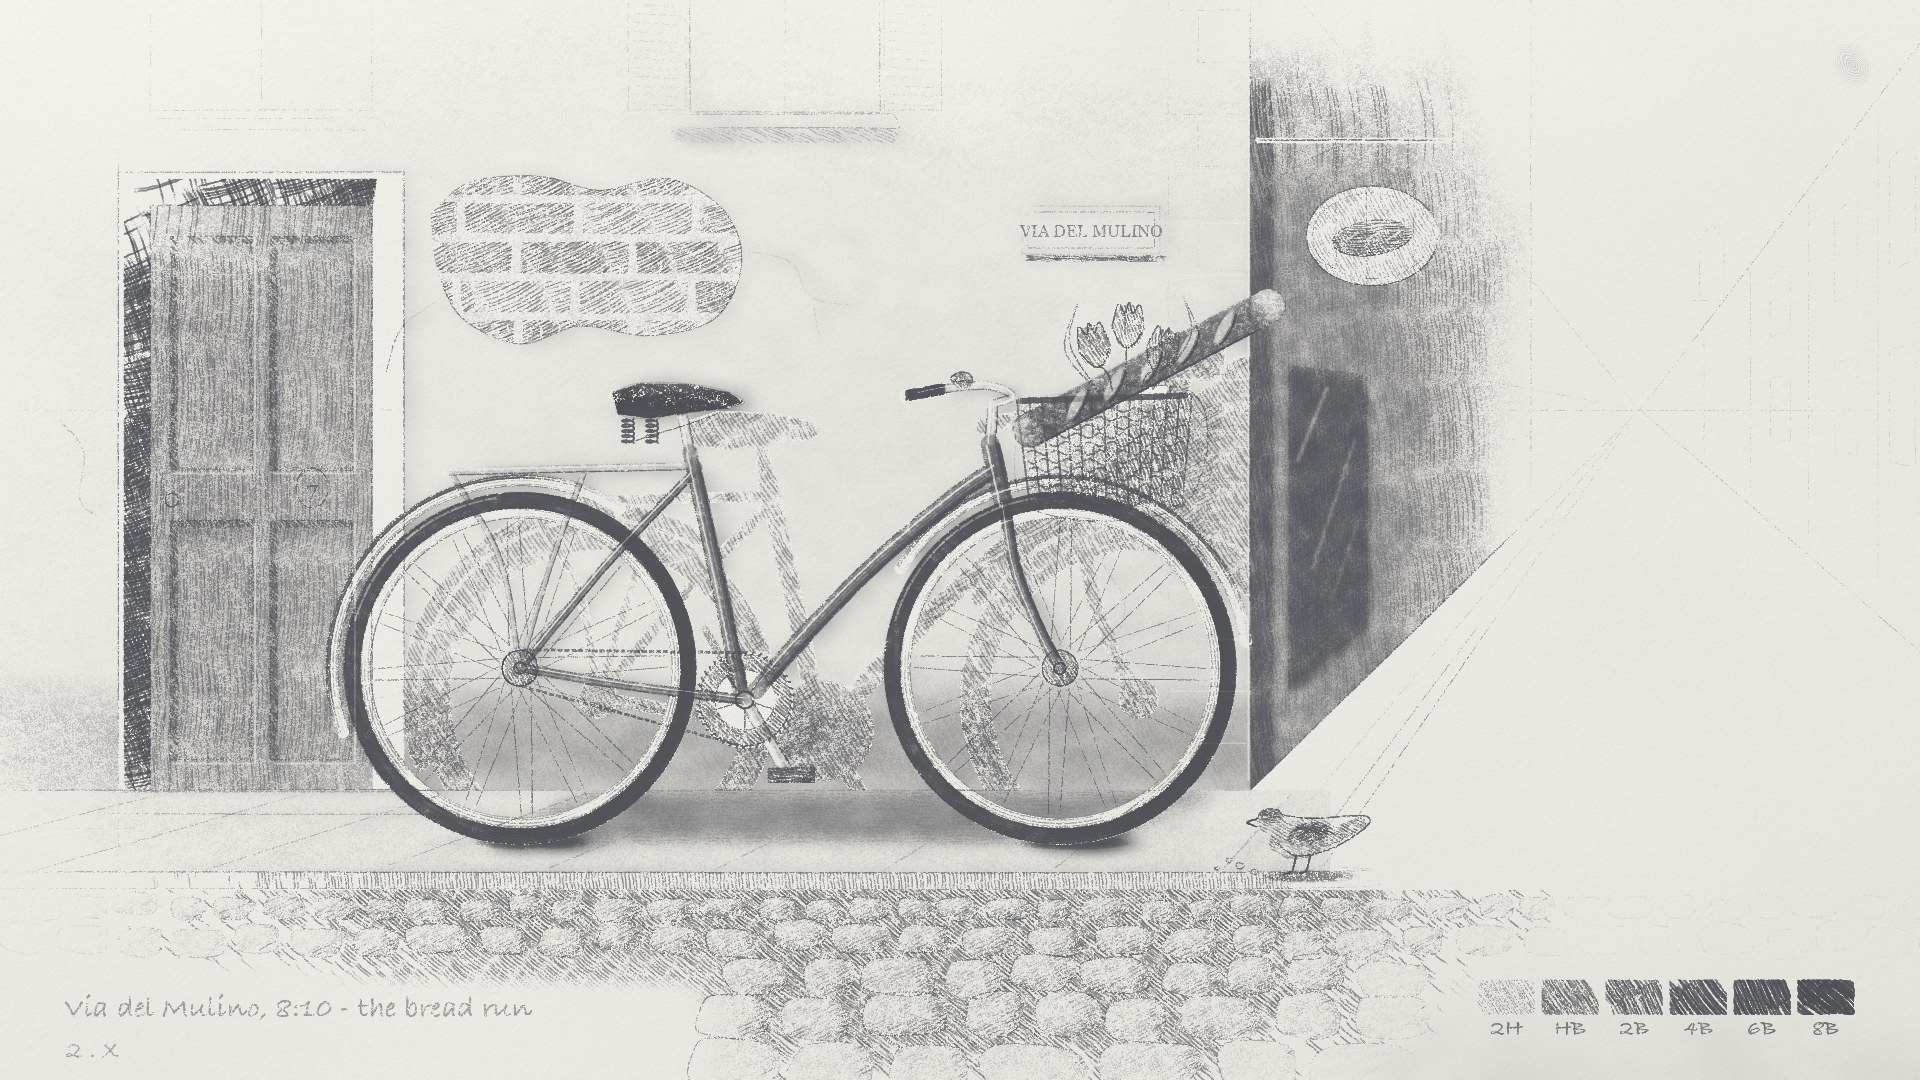

Source code (Python):
"""Example (graphite pencil drawing): The Bread Run / 老街角的自行车 — a step-through town bicycle leaning against
a plastered wall at an old street corner, a baguette and a paper cone of tulips in its front basket; a bakery's
hanging sign (a loaf, no words) over the side street, a street plate, a bare patch of brick, a deep doorway,
cobbles. Drawn the way a pencil drawing is made: light construction lines (horizon, lines to the vanishing point,
wheel ellipses with their axes), contours, side-of-the-lead tone, hatching built up in layers, the darks pressed
in, a stump to blend, erasers to pull out the light (rims, tube highlights, the lit corner), details last. Only
the middle is finished: toward the edges of the sheet the tone thins out and the drawing is left as bare lines.
Margin notes, the pencil swatches the artist tried, a thumbprint. No image model.
python3 graphite_bicycle.py [out.png] [--stages DIR]
"""
import os, sys, time
sys.path.insert(0, os.path.join(os.path.dirname(os.path.abspath(__file__)), '..', 'lib'))
import numpy as np
from PIL import Image, ImageDraw
from graphite import Graphite
from core import spline, blur, shift, smoothstep, noise2d

out = sys.argv[1] if len(sys.argv) > 1 and not sys.argv[1].startswith('--') else 'graphite_bicycle.png'
stages = sys.argv[sys.argv.index('--stages') + 1] if '--stages' in sys.argv else None
T0 = time.time()
tick = lambda name: print(f'{name:12s} {time.time() - T0:5.1f}s') if os.environ.get('GRAPHITE_TIMING') else None

W, H = 1920, 1080
g = Graphite(W, H, seed=11)
rng = g.rng
g.paper()
g.focus(820, 580, 700, 440, soft=0.45, rough=0.22)

HZ, VP = 410.0, np.array([1640.0, 410.0])       # eye level and the vanishing point of the side street
GY, CURB, CX = 790.0, 872.0, 1250.0              # wall base, curb edge, building corner
LIGHT = np.array([-0.6, -0.8])                   # towards the sun: upper left


def toward_vp(p, s):
    p = np.asarray(p, np.float32)
    return p + (VP - p) * s


def offset(P, d):
    P = spline(P, 10) if len(P) > 2 else np.asarray(P, np.float32)
    t = np.gradient(P, axis=0); t /= (np.linalg.norm(t, axis=1, keepdims=True) + 1e-6)
    n = np.stack([-t[:, 1], t[:, 0]], 1)
    return P + n * d


def shadow_sign(P):
    """+1 if the left-hand normal of the path points away from the light"""
    P = np.asarray(P, np.float32)
    t = P[-1] - P[0]; n = np.array([-t[1], t[0]])
    return 1.0 if n @ LIGHT < 0 else -1.0


def angle_field(c):
    yy, xx = np.arange(H, dtype=np.float32)[:, None], np.arange(W, dtype=np.float32)[None, :]
    return np.arctan2(yy - np.float32(c[1]), xx - np.float32(c[0]))


L = lambda pts, grade='HB', p=0.62, **k: g.line(pts, grade, p, **k)

# ===================================================================== geometry
RH, FH = np.array([520.0, 668.0]), np.array([1060.0, 668.0])     # hubs
RT, RR, RI = 176.0, 160.0, 150.0                                   # tyre outer, rim outer, rim inner
BB = np.array([745.0, 700.0])
SC = np.array([690.0, 452.0])
HT, HB = np.array([990.0, 444.0]), np.array([1004.0, 506.0])
FRAME_TUBES = {   # painted frame: name -> (points, width)
    'main': ([(996, 468), (950, 500), (870, 568), (800, 640), (756, 690)], 17),
    'seat': ([(BB[0] - 4, BB[1] - 8), (718, 580), SC], 15),
    'chainstay': ([BB, (630, 686), RH], 9),
    'seatstay': ([(SC[0] + 2, SC[1] + 22), (610, 560), RH], 8),
    'head': ([HT, HB], 19),
    'fork': ([(HB[0], HB[1] - 4), (1016, 570), (1040, 630), FH], 11),
}
CHROME_TUBES = {  # bright parts: seat post, stem, bars, rack, crank
    'post': ([SC, (682, 414)], 10),
    'stem': ([HT, (993, 404)], 10),
    'bar': ([(993, 404), (1012, 396), (990, 386), (950, 388), (918, 394)], 8),
    'rack': ([(445, 472), (560, 469), (700, 466)], 7),
    'rackstrut1': ([(452, 474), (500, 560), RH], 5),
    'rackstrut2': ([(585, 470), (552, 560), RH], 5),
    'crank': ([BB, (788, 774)], 12),
}
TUBES = {**FRAME_TUBES, **CHROME_TUBES}
SADDLE = [(612, 392), (640, 383), (690, 384), (728, 392), (744, 402), (728, 408), (690, 412), (650, 418), (618, 414)]
BASKET = [(1016, 398), (1192, 392), (1182, 506), (1030, 508)]
BAGUETTE = [(1030, 430), (1268, 306)]
CONE = [(1084, 394), (1170, 384), (1128, 478)]
GRIP = ([(944, 389), (906, 396)], 13)
FLOWERS = [(1094, 346, -14), (1128, 326, 3), (1162, 350, 18)]
FENDERS = [(RH, 160, 302), (FH, 212, 352)]
fend = lambda P0, a0, a1: g.circle_pts(P0[0], P0[1], 188, None, a0, a1)

# opaque silhouette of the bicycle (what hides the wall behind it; spokes are see-through)
opq = np.zeros((H, W), np.float32)
for P0 in (RH, FH):
    np.maximum(opq, g.ring(P0[0], P0[1], RI, RT + 0.5), out=opq)
    np.maximum(opq, g.ellipse(P0[0], P0[1], 18, 18), out=opq)
for name, (P, w) in TUBES.items():
    np.maximum(opq, g.band(P, w), out=opq)
for P0, a0, a1 in FENDERS:
    np.maximum(opq, g.band(fend(P0, a0, a1), 12, smooth=False), out=opq)
for m in (g.poly(SADDLE), g.band(*GRIP), g.poly(BASKET), g.band(BAGUETTE, 34), g.poly(CONE),
          g.ellipse(BB[0], BB[1], 48, 48), g.rect(768, 768, 814, 782)):
    np.maximum(opq, m, out=opq)
for fx, fy, rot in FLOWERS:
    np.maximum(opq, g.ellipse(fx, fy, 17, 23, rot), out=opq)
open_ = 1 - opq

# the hanging sign in front of the side wall
SIGN = (1372, 236, 66, 50)
sign_m = np.maximum(g.ellipse(*SIGN), g.band([(CX + 8, 140), (1446, 140)], 6))

# building masks
front_wall = g.rect(-5, -5, CX, GY, 0.6)
top_c, base_c = np.array([CX, -1400.0]), np.array([CX, GY])     # the building is three storeys tall
SIDE_END = 0.72
side_far = smoothstep(1545, 1360, np.arange(W, dtype=np.float32)[None, :] + 90 * (noise2d(H, W, 70, 2, 5) - 0.5))   # tone stops short, raggedly
side_wall = g.poly([top_c, toward_vp(top_c, SIDE_END), toward_vp(base_c, SIDE_END), base_c]) * (1 - sign_m)
DOOR = (150, 205, 372, GY)                                           # door leaf
FRAME = (118, 172, 404, GY)                                          # stone surround
plaster = front_wall * (1 - g.rect(*FRAME))
tick('geometry')

# ===================================================================== 1. construction
g.guide((0, HZ), (W, HZ), '2H', 0.42, (0, 0))
for p in [(CX, -60), (CX, GY), (CX, CURB), (1318, CURB + 2), (FRAME[2], FRAME[1]), (-200, GY + 40), (1930, 30), (1930, 660)]:
    g.guide(p, VP, '2H', 0.4, (0, 20))
g.guide((CX, 0), (CX, 1000), '2H', 0.4, (0, 0))
for P0 in (RH, FH):
    g.guide_ellipse(P0[0], P0[1], RT, RT, 0, loops=2, pressure=0.42)
g.guide(RH, BB, '2H', 0.4, (8, 20)); g.guide(BB, SC, '2H', 0.4, (8, 30)); g.guide(SC, HT, '2H', 0.36, (10, 30))
g.guide(HT, FH, '2H', 0.4, (10, 20)); g.guide((440, RH[1] + RT), (1140, FH[1] + RT), '2H', 0.38)
g.guide((FRAME[0], FRAME[1]), (FRAME[0], 860), '2H', 0.36)
g.stage('construction')
tick('construction')

# ===================================================================== 2. contours
# corner, wall base, sidewalk, curb
L([(CX, -10), (CX, GY)], 'HB', 0.7, smooth=False, lost=0.15)
L([(-10, GY), (CX, GY)], 'HB', 0.6, smooth=False, lost=0.25)
L([base_c, toward_vp(base_c, SIDE_END)], 'HB', 0.55, smooth=False)
L([toward_vp(top_c, SIDE_END), toward_vp(base_c, SIDE_END)], 'H', 0.45, smooth=False)
L([(-10, CURB), (1270, CURB), (1300, CURB - 8)], 'HB', 0.6)
L([(-10, CURB + 16), (1275, CURB + 16), (1318, CURB + 2)], 'H', 0.5)
L([(1300, CURB - 8), toward_vp((1300, CURB - 8), 0.55)], 'H', 0.45, smooth=False)
L([(1318, CURB + 2), toward_vp((1318, CURB + 2), 0.55)], 'H', 0.45, smooth=False)
# door, frame, step
L([(FRAME[0], GY), (FRAME[0], FRAME[1]), (FRAME[2], FRAME[1]), (FRAME[2], GY)], 'HB', 0.6, smooth=False, searching=1)
L([(DOOR[0], GY), (DOOR[0], DOOR[1]), (DOOR[2], DOOR[1]), (DOOR[2], GY)], 'HB', 0.55, smooth=False)
L([(FRAME[0] - 14, GY + 2), (FRAME[2] + 14, GY + 2), (FRAME[2] + 20, GY + 24), (FRAME[0] - 20, GY + 24)], 'HB', 0.55, smooth=False, closed=True)
PANELS = [(x0, y0, x1, y1) for (y0, y1) in [(236, 470), (520, 760)] for (x0, x1) in [(170, 252), (270, 352)]]
for (x0, y0, x1, y1) in PANELS:                                             # door panels
    L([(x0, y0), (x1, y0), (x1, y1), (x0, y1)], 'HB', 0.55, smooth=False, closed=True)
# window above the door (left unfinished: lines only)
L([(150, -10), (150, 110), (372, 110), (372, -10)], 'H', 0.5, smooth=False)
L([(140, 118), (382, 118), (386, 130), (136, 130)], 'H', 0.45, smooth=False, closed=True)
L([(261, -10), (261, 110)], 'H', 0.4, smooth=False)
# a first-floor window with open louvred shutters above the bike (bare lines toward the top of the sheet)
L([(690, -10), (690, 112), (880, 112), (880, -10)], 'HB', 0.55, smooth=False)
L([(676, 114), (894, 114), (900, 128), (670, 128)], 'HB', 0.6, smooth=False, closed=True)
L([(785, -10), (785, 112)], 'H', 0.45, smooth=False)
for (x0, x1) in [(628, 686), (884, 942)]:
    L([(x0, -10), (x0, 110), (x1, 110), (x1, -10)], 'H', 0.5, smooth=False)
    g.strokes([[(x0 + 4, y), (x1 - 4, y + 3)] for y in np.arange(4, 106, 9)], 'H', 0.45, width=1.2, taper=(0.1, 0.1), fade=0.3)
# quoins on the corner
QUOINS = []
for k, y in enumerate(np.arange(-40, GY - 20, 52)):
    x0 = 1168 if k % 2 == 0 else 1198
    QUOINS.append((x0, y))
    L([(x0, y + 2), (x0, y + 50), (CX, y + 50)], 'H', 0.5, smooth=False, lost=0.3)
# side facade: shop window, door, windows above
sw = [toward_vp((CX, 360), 0.10), toward_vp((CX, 360), 0.30), toward_vp((CX, 720), 0.30), toward_vp((CX, 720), 0.10)]
L(sw + [sw[0]], 'HB', 0.55, smooth=False)
sd = [toward_vp((CX, 420), 0.38), toward_vp((CX, 420), 0.47), toward_vp((CX, GY), 0.47), toward_vp((CX, GY), 0.38)]
L(sd, 'H', 0.5, smooth=False)
for s0, s1 in [(0.08, 0.22), (0.30, 0.42), (0.50, 0.60)]:
    win = [toward_vp((CX, 40), s0), toward_vp((CX, 40), s1), toward_vp((CX, 230), s1), toward_vp((CX, 230), s0)]
    L(win + [win[0]], 'H', 0.5, smooth=False)
# the far buildings beyond the side street (bare lines)
L([(1930, 30), toward_vp((1930, 30), 0.86)], 'H', 0.45, smooth=False)
L([(1930, 660), toward_vp((1930, 660), 0.86)], 'H', 0.45, smooth=False)
for s in (0.18, 0.42, 0.62, 0.78):
    L([toward_vp((1930, 30), s), toward_vp((1930, 660), s)], 'H', 0.45, smooth=False, lost=0.2)
for s0, s1 in [(0.05, 0.14), (0.25, 0.33), (0.48, 0.55)]:
    for (ya, yb) in [(120, 250), (340, 470)]:
        win = [toward_vp((1930, ya), s0), toward_vp((1930, ya), s1), toward_vp((1930, yb), s1), toward_vp((1930, yb), s0)]
        L(win + [win[0]], 'H', 0.4, smooth=False, lost=0.25)
L([(1700, 300), (1700, 240), (1712, 224), (1724, 240), (1724, 300)], 'H', 0.45, smooth=False)    # far bell turret
L([(1690, 300), (1734, 300)], 'H', 0.4, smooth=False)
# the hanging bakery sign: iron bracket from the side wall, oval board, a loaf on it
L([(CX + 8, 140), (1446, 140)], '2B', 0.8, smooth=False)
L([(CX + 8, 196), (1290, 170), (1330, 150), (1360, 142)], 'HB', 0.65)
L(g.circle_pts(1300, 166, 15, 15, 180, 520), 'HB', 0.6)
for x in (1336, 1408):
    L([(x, 141), (x, 187)], 'HB', 0.65, smooth=False)
L(g.circle_pts(*SIGN[:2], SIGN[2], SIGN[3]), '2B', 0.75, closed=True)
L(g.circle_pts(*SIGN[:2], SIGN[2] - 7, SIGN[3] - 7), 'H', 0.55, closed=True)
L(g.circle_pts(1372, 238, 40, 17, 0, 360, rot=-8), 'HB', 0.7, closed=True)
# street plate
PLATE = (1022, 206, 1160, 254)
L([(PLATE[0], PLATE[1]), (PLATE[2], PLATE[1]), (PLATE[2], PLATE[3]), (PLATE[0], PLATE[3])], 'HB', 0.6, smooth=False, closed=True)
# bare brick patch: broken plaster edge
patch_pts = np.array([(430, 214), (470, 182), (540, 176), (600, 190), (668, 178), (724, 210), (742, 262),
                      (716, 318), (650, 336), (580, 326), (520, 344), (462, 318), (438, 270)], np.float32)
patch = g.poly(spline(np.vstack([patch_pts, patch_pts[:1]]), 8), 0.8)
L(np.vstack([patch_pts, patch_pts[:1]]), 'HB', 0.6, lost=0.1)
# the bicycle: tyres, rims, fenders, frame, saddle, basket and its load
for P0 in (RH, FH):
    L(g.circle_pts(P0[0], P0[1], RT, RT, 0, 360), '2B', 0.75, closed=True, searching=1)
    L(g.circle_pts(P0[0], P0[1], RR, RR, 0, 360), 'HB', 0.6, closed=True)
    L(g.circle_pts(P0[0], P0[1], RI, RI, 0, 360), 'HB', 0.55, closed=True)
for P0, a0, a1 in FENDERS:
    L(g.circle_pts(P0[0], P0[1], 182, 182, a0, a1), 'HB', 0.6)
    L(g.circle_pts(P0[0], P0[1], 194, 194, a0, a1), 'HB', 0.6)
tube_edges = {}
for name, (P, w) in TUBES.items():
    s = shadow_sign(P)
    lit_e, dark_e = offset(P, -s * w / 2), offset(P, s * w / 2)
    tube_edges[name] = (lit_e, dark_e, s)
    L(lit_e, 'HB', 0.55, lost=0.3, smooth=False)
    L(dark_e, '2B', 0.7, smooth=False)
L(np.vstack([SADDLE, SADDLE[:1]]), '2B', 0.7)
L(np.vstack([BASKET, BASKET[:1]]), 'HB', 0.6)
L(offset(BAGUETTE, -17), 'HB', 0.6, lost=0.2); L(offset(BAGUETTE, 17), '2B', 0.65)
for e, c0 in ((BAGUETTE[0], 160), (BAGUETTE[1], -20)):
    L(g.circle_pts(e[0], e[1], 17, 17, c0 - 62, c0 + 118), 'HB', 0.6)
L(np.vstack([CONE, CONE[:1]]), 'HB', 0.6)
L(g.circle_pts(BB[0], BB[1], 46, 46, 0, 360), 'HB', 0.6, closed=True)
L(g.circle_pts(RH[0], RH[1], 20, 20, 0, 360), 'HB', 0.6, closed=True)
L([(768, 768), (814, 768), (814, 782), (768, 782)], '2B', 0.6, smooth=False, closed=True)
g.stage('contours')
tick('contours')

# ===================================================================== 3. block-in: side of the lead
sh_off = (78, 30)                                                   # cast shadow of the bike on the wall
spokes_lines = []
for P0, rot0 in ((RH, 3.0), (FH, 8.0)):
    for i in range(32):
        a = np.deg2rad(rot0 + i * 360 / 32)
        sgn = 1 if i % 2 else -1
        h0 = P0 + 21 * np.array([np.cos(a), np.sin(a)])
        b = a + sgn * np.deg2rad(26)
        spokes_lines.append(np.array([h0, P0 + RI * np.array([np.cos(b), np.sin(b)])], np.float32))
spk = g.lines_mask(spokes_lines, 1.5, 0.6)
cast = blur(shift(opq, *sh_off), 1.0)
cast_wall = cast * front_wall * open_
del spk, cast
cast_ground = blur(g.poly([(RH[0] - 40, RH[1] + RT - 2), (RH[0] + 260, RH[1] + RT - 6), (FH[0] + 40, FH[1] + RT - 2),
                           (FH[0] + 150, GY + 4), (RH[0] + 70, GY + 4)]), 5) * open_ * (1 - front_wall)
xramp = np.clip((np.arange(W, dtype=np.float32) - CX) / 260, 0, 1)[None, :]
side_tone = (0.46 + 0.1 * xramp) * np.ones((H, 1), np.float32)
g.shade(side_wall * open_ * side_far, side_tone, angle=80, grade='4B', width=10, pressure=0.34)
wall_light = g.linear((300, 100), (1200, 760))
g.shade(plaster * open_, 0.12 + 0.12 * wall_light, angle=12, grade='2B', width=11, pressure=0.22)
dampband = g.poly([(-10, 690), (200, 702), (420, 684), (700, 708), (980, 690), (CX, 702), (CX, GY), (-10, GY)], 14)
g.shade(dampband * plaster * open_, 0.42, angle=8, grade='4B', width=10, pressure=0.3)
door_m = g.rect(DOOR[0], DOOR[1], DOOR[2], GY) * open_
g.shade(door_m, 0.4, angle=88, grade='4B', width=9, pressure=0.3)
for P0 in (RH, FH):
    g.shade(g.ring(P0[0], P0[1], RR, RT), 0.85, angle=30, grade='6B', width=7, pressure=0.45, finish=False)
for name, (P, w) in FRAME_TUBES.items():
    g.shade(g.band(P, w), 0.6, angle=np.degrees(np.arctan2(P[-1][1] - P[0][1], P[-1][0] - P[0][0])), grade='4B', width=6, pressure=0.4, finish=False, passes=2)
g.shade(g.poly(SADDLE), 0.7, angle=10, grade='6B', width=7, pressure=0.4, finish=False)
g.shade(cast_ground, 0.55, angle=5, grade='4B', width=10, pressure=0.33)
sidewalk = g.rect(-5, GY, 1330, CURB, 0.6)
g.shade(sidewalk * open_, 0.16 + 0.12 * g.linear((0, GY), (0, CURB)), angle=4, grade='2B', width=12, pressure=0.22)
g.stage('block_in')
tick('block_in')

# ===================================================================== 4. hatching: middle values
g.hatch(side_wall * open_ * side_far, side_tone, angle=86, grade='2B', spacing=4.0, length=(50, 90), layers=(0, 0, 25))
g.hatch(cast_wall, 0.4, angle=58, grade='2B', spacing=4.0, length=(34, 70), layers=(0, 0, -62))
g.hatch(cast_ground, 0.6, angle=4, grade='2B', spacing=3.6, length=(40, 80), layers=(0, 0, 55))
# plaster: a breath of hatching where the wall turns away from the light, darker near the corner and the damp
g.hatch(plaster * open_ * (1 - patch), 0.2 * wall_light + 0.16 * dampband, angle=62,
        grade='HB', spacing=4.6, length=(40, 80), layers=(0, 0))
cracks = [[(744, 250), (790, 262), (812, 298), (860, 306)], [(812, 298), (820, 340)], [(438, 300), (400, 330), (384, 380)],
          [(1100, 560), (1124, 600), (1118, 640)], [(60, 420), (84, 452), (80, 500), (104, 520)]]
for c in cracks:
    L(c, 'HB', 0.5, lost=0.2)
# bricks in the patch: course by course, each brick its own value; mortar left light
bricks = np.zeros((H, W), np.float32); brick_tone = np.zeros((H, W), np.float32)
for row, y in enumerate(np.arange(160, 360, 39)):
    x = 400 - (59 if row % 2 else 0)
    while x < 760:
        bw = 118 + rng.normal(0, 3)
        m = g.poly([(x + 4 + rng.normal(0, 1), y + 4), (x + bw - 4, y + 4 + rng.normal(0, 1)), (x + bw - 5, y + 35), (x + 5, y + 35 + rng.normal(0, 1))], 0.8)
        np.maximum(bricks, m, out=bricks)
        np.maximum(brick_tone, m * rng.uniform(0.38, 0.66), out=brick_tone)
        x += bw
bricks *= patch; brick_tone *= patch
under_edge = blur(patch * (1 - shift(patch, 6, 8)), 3) * patch                 # the plaster lip casts a shadow inside
g.hatch(bricks * open_, brick_tone + 0.25 * under_edge, angle=-22, grade='2B', spacing=3.6, length=(30, 60), layers=(0, 0, 70))
g.hatch(patch * (1 - bricks) * open_, 0.22 + 0.4 * under_edge, angle=40, grade='HB', spacing=3.4, length=(20, 40), layers=(0,))
del bricks, brick_tone
# door: vertical planks, darker toward the recess
g.hatch(door_m, 0.42 + 0.18 * g.linear((DOOR[2], 0), (DOOR[0], 0)), angle=90, grade='2B', spacing=4.0, length=(70, 140), layers=(0, 0, 20))
jamb = g.poly([(DOOR[0] - 26, DOOR[1] - 26), (DOOR[0], DOOR[1]), (DOOR[0], GY), (DOOR[0] - 26, GY)]) * open_
soffit = g.poly([(DOOR[0] - 26, DOOR[1] - 26), (DOOR[2] + 4, DOOR[1] - 26), (DOOR[2], DOOR[1]), (DOOR[0], DOOR[1])])
recess = np.maximum(jamb, soffit)
g.hatch(recess, 0.8, angle=70, grade='4B', spacing=3.4, length=(40, 80))
g.hatch(g.poly([(670, 129), (900, 129), (894, 142), (676, 142)]), 0.7, 20, '2B', 3.2, (20, 40), (0, 0))     # under the sill
for (x0, y0, x1, y1) in PANELS:
    lip = np.maximum(g.rect(x0, y0, x1, y0 + 7), g.rect(x0, y0, x0 + 7, y1))
    g.hatch(lip, 0.85, 45, '4B', 3.0, (8, 16), (0, 0))
    L([(x0 + 2, y1 - 2), (x1 - 2, y1 - 2), (x1 - 2, y0 + 2)], 'HB', 0.4, smooth=False)
# shop window on the shaded side wall: dark glass
swm = g.poly(sw) * open_
g.hatch(swm * side_far, 0.85, angle=84, grade='4B', spacing=3.4, length=(40, 90))
# sidewalk slabs: joints toward the vanishing point, light hatching, curb face
for x in np.arange(-140, 1320, 170):
    p0 = np.array([x, CURB]); p1 = p0 + (VP - p0) * ((CURB - GY) / (CURB - HZ))
    L([p0, p1], 'HB', 0.5, smooth=False, lost=0.25)
L([(-10, 828), (1262, 828)], 'H', 0.45, smooth=False, lost=0.35)
g.hatch(sidewalk * open_ * (1 - cast_ground), 0.2, angle=2, grade='HB', spacing=5, length=(60, 120), layers=(0,))
g.hatch(g.rect(-5, CURB, 1290, CURB + 16), 0.55, angle=88, grade='2B', spacing=3.6, length=(14, 18), layers=(0, 0))
# tyres: strokes that run around the wheel; rims and fenders
for P0 in (RH, FH):
    arcs = []
    for r_ in np.arange(RR + 1.5, RT, 2.6):
        a = rng.uniform(0, 360)
        while a < 720:
            da = rng.uniform(28, 55)
            arcs.append(g.circle_pts(P0[0], P0[1], r_, r_, a, a + da))
            a += da + rng.uniform(-3, 4)
    lit = np.clip(np.cos(angle_field(P0) - np.deg2rad(-125)), 0, 1)
    g.contour_hatch(arcs, g.ring(P0[0], P0[1], RR, RT), 0.95 - 0.35 * lit ** 2, '6B', 0.75, finish=False)
    g.contour_hatch([g.circle_pts(P0[0], P0[1], r_, r_, a0, a0 + 70) for r_ in (152, 155.5, 158.5) for a0 in np.arange(0, 360, 66)],
                    g.ring(P0[0], P0[1], RI, RR), 0.25 + 0.45 * (1 - lit), 'HB', 0.6, finish=False)
    del lit
for P0, a0, a1 in FENDERS:
    fm = g.band(fend(P0, a0, a1), 12, smooth=False)
    g.contour_hatch([g.circle_pts(P0[0], P0[1], r_, r_, a0, a1) for r_ in (184, 187, 190, 193)], fm, 0.4, '2B', 0.5, finish=False)
    g.contour_hatch([g.circle_pts(P0[0], P0[1], r_, r_, a0, a1) for r_ in (190.5, 192.5)], fm, 0.9, '4B', 0.7, finish=False)
# frame tubes: strokes along the tube, pressing harder toward the side away from the light
for name, (P, w) in TUBES.items():
    lit_e, dark_e, s = tube_edges[name]
    dark = name in FRAME_TUBES
    for f in np.linspace(-0.42, 0.42, max(3, int(w / 2.6))):
        k = smoothstep(-0.35, 0.3, f) * (1 - 0.35 * smoothstep(0.32, 0.45, f))      # reflected light at the far edge
        pr = (0.32 + 0.55 * k) if dark else (0.08 + 0.55 * k ** 2)
        g.strokes([offset(P, s * w * f)], '4B' if dark else '2B', pr, width=2.0, taper=(0.03, 0.06), wobble=0.15, smooth=False, gain=1.2)
g.stage('hatching')
del wall_light, under_edge, swm, jamb, soffit, xramp
tick('hatching')

# ===================================================================== 5. darks
g.hatch(cast_wall * blur(shift(opq, 30, 12), 3), 0.4, angle=-30, grade='2B', spacing=3.8, length=(30, 60), layers=(0, 0))
g.hatch(recess, 0.95, angle=-20, grade='6B', spacing=3.2, length=(40, 80), layers=(0, 0))
contact = np.maximum(g.ellipse(RH[0] + 12, RH[1] + RT - 2, 46, 6, feather=4), g.ellipse(FH[0] + 12, FH[1] + RT - 2, 46, 6, feather=4))
g.shade(contact * open_, 0.9, angle=0, grade='8B', width=6, pressure=0.6, finish=False)
for P0 in (RH, FH):
    g.contour_hatch([g.circle_pts(P0[0], P0[1], r_, r_, 300, 480) for r_ in np.arange(RR + 3, RT - 1, 3)],
                    g.ring(P0[0], P0[1], RR, RT), 1.0, '8B', 0.7, finish=False)
g.shade(g.poly(SADDLE) * g.linear((0, 384), (0, 416)), 0.9, angle=8, grade='8B', width=6, pressure=0.5, finish=False)
g.strokes([GRIP[0]], '8B', 0.95, width=11, taper=(0.02, 0.02), wobble=0.2)
for name in ('main', 'seat', 'fork', 'head'):
    P, w = FRAME_TUBES[name]; s = tube_edges[name][2]
    g.strokes([offset(P, s * w * 0.36)], '6B', 0.7, width=2.6, taper=(0.04, 0.08), wobble=0.15, smooth=False)
# the corner: the shaded side wall darkest right at the edge (value contrast against the lit front)
edge_dark = g.poly([top_c, toward_vp(top_c, 0.06), toward_vp(base_c, 0.06), base_c]) * open_ * (1 - sign_m)
g.hatch(edge_dark, 0.85, angle=80, grade='4B', spacing=3.4, length=(60, 120), layers=(0, 0, 30))
g.stage('darks')
del contact, edge_dark
tick('darks')

# ===================================================================== 6. blend with the stump
g.smudge(side_wall * open_ * side_far, 0.7, radius=3.5, direction=86, length=10)
g.smudge(plaster * open_ * (1 - patch) * (cast_wall < 0.05), 0.85, radius=6, direction=10, length=16)
g.smudge(cast_wall, 0.3, radius=1.5)
for name, (P, w) in TUBES.items():
    g.smudge(g.band(P, w * 0.9), 0.6, radius=1.2, finish=False)
g.smudge(cast_ground, 0.7, radius=4, direction=0, length=14)
g.smudge(sidewalk * open_, 0.6, radius=5, direction=0, length=20)
for P0 in (RH, FH):
    g.smudge(g.ring(P0[0], P0[1], RR + 1, RT - 1, feather=1.5), 0.5, radius=2, finish=False)
g.smudge(door_m, 0.45, radius=3, direction=90, length=14)
for (x0, y0, x1, y1) in PANELS:
    g.erase([(x0 + 3, y1 + 3), (x1 + 3, y1 + 3), (x1 + 3, y0 + 3)], 1.8, 0.6)
g.stage('blend')
del side_tone, dampband, cast_ground, sidewalk, door_m, side_wall, side_far, plaster, recess
tick('blend')

# ===================================================================== 7. erasers: pull out the light
for P0 in (RH, FH):
    g.erase(g.circle_pts(P0[0], P0[1], RT - 4.5, RT - 4.5, 196, 262), 2.4, 0.75, soft=0.7)       # tyre glint
    g.erase(g.circle_pts(P0[0], P0[1], RR - 4, RR - 4, 180, 300), 2.0, 0.8, soft=0.5)           # rim chrome
    g.erase(g.circle_pts(P0[0], P0[1], RR - 4, RR - 4, 20, 60), 1.6, 0.6, soft=0.5)
for P0, a0, a1 in FENDERS:
    g.erase(g.circle_pts(P0[0], P0[1], 186, 186, max(a0, 200), min(a1, 285)), 2.4, 0.85, soft=0.6)
for name, (P, w) in TUBES.items():
    lit_e, dark_e, s = tube_edges[name]
    if w >= 8: g.erase(offset(P, -s * w * 0.2), max(1.6, w * 0.14), 0.85, soft=0.5)
g.lift(g.ellipse(560, 600, 150, 70, rot=-30, feather=40) * front_wall * open_, 0.3)               # light on the wall
g.erase([(CX - 2, 60), (CX - 2, 780)], 1.8, 0.7)                                                # lit edge of the corner
for (a0, a1, w_) in [((0.12, 470), (0.2, 380), 5), ((0.16, 600), (0.27, 450), 3), ((0.21, 650), (0.28, 560), 2)]:  # glints on the shop glass
    g.erase([toward_vp((CX, a0[1]), a0[0]), toward_vp((CX, a1[1]), a1[0])], w_, 0.7, soft=1.0)
lip = blur(shift(patch, -5, -6) * (1 - patch), 1.0)                                              # the broken plaster's lit edge
g.lift(lip * g.linear((560, 180), (700, 330)), 0.8)
for (x0, y) in QUOINS:                                                                           # quoin tops catch light
    g.erase([(x0 + 3, y + 3), (CX - 4, y + 3)], 1.4, 0.5)
g.stage('lift')
del patch, front_wall, cast_wall, lip
tick('lift')

# ===================================================================== 8. details
spk_clip = 1 - np.clip(sum(g.band(TUBES[n][0], TUBES[n][1]) for n in ('chainstay', 'seatstay', 'fork', 'rackstrut1', 'rackstrut2')) + g.ellipse(BB[0], BB[1], 48, 48), 0, 1)
g.strokes(spokes_lines, 'HB', 0.75, width=1.2, taper=(0.02, 0.05), wobble=0.08, clip=spk_clip, smooth=False)
del spk_clip
for P0 in (RH, FH):
    hub = g.ellipse(P0[0], P0[1], 18, 18)
    g.hatch(hub, 0.6 * g.linear((P0[0] - 15, P0[1] - 15), (P0[0] + 15, P0[1] + 15)) + 0.2, 60, '2B', 3, (10, 20), finish=False)
    L(g.circle_pts(P0[0], P0[1], 18, 18), '2B', 0.7, closed=True)
    L(g.circle_pts(P0[0], P0[1], 6, 6), '4B', 0.8, closed=True)
    ticks = []
    for i in range(0, 360, 6):
        a = np.deg2rad(i); u = np.array([np.cos(a), np.sin(a)])
        ticks.append([P0 + (RT - 1) * u, P0 + (RT - 5) * u])
    g.strokes(ticks, '6B', 0.5, width=1.4, taper=(0, 0), wobble=0, smooth=False)
# chainring with teeth and spider; chain; cranks; pedal
g.hatch(g.ring(BB[0], BB[1], 30, 46), 0.55, 40, '2B', 3.2, (14, 26), (0, 0, 70), finish=False)
teeth = []
for i in range(44):
    a = np.deg2rad(i * 360 / 44)
    teeth.append([BB + 45 * np.array([np.cos(a), np.sin(a)]), BB + 49 * np.array([np.cos(a + 0.05), np.sin(a + 0.05)])])
g.strokes(teeth, '4B', 0.6, width=2, taper=(0, 0), wobble=0, smooth=False)
for i in range(5):
    a = np.deg2rad(18 + i * 72)
    L([BB + 8 * np.array([np.cos(a), np.sin(a)]), BB + 32 * np.array([np.cos(a), np.sin(a)])], '2B', 0.6, smooth=False)
L(g.circle_pts(BB[0], BB[1], 30, 30), 'HB', 0.55, closed=True)
L(g.circle_pts(BB[0], BB[1], 9, 9), '4B', 0.7, closed=True)
for (pa, pb) in [((BB[0], BB[1] - 47), (RH[0], RH[1] - 18)), ((BB[0], BB[1] + 47), (RH[0], RH[1] + 18))]:
    pa, pb = np.array(pa), np.array(pb); n = int(np.linalg.norm(pb - pa) / 7)
    links = [[pa + (pb - pa) * (k / n), pa + (pb - pa) * ((k + 0.65) / n)] for k in range(n)]
    g.strokes(links, '4B', 0.75, width=3.2, taper=(0.1, 0.1), wobble=0.1, smooth=False)
L(g.circle_pts(RH[0], RH[1], 18, 18), '2B', 0.7, closed=True)
g.strokes([[(703, 626), (BB[0] - 4, BB[1] - 6)]], 'HB', 0.45, width=8, taper=(0.1, 0.1))                          # far crank, faint
g.hatch(g.rect(768, 768, 814, 782), 0.8, 0, '4B', 2.6, (20, 40), finish=False)
# saddle springs and rails
for x0 in (628, 652):
    coil = [(x0 + 6 * np.cos(t * 10 * np.pi), 418 + t * 26 + 2.5 * np.sin(t * 10 * np.pi)) for t in np.linspace(0, 1, 60)]
    g.strokes([coil], '4B', 0.75, width=2.2, smooth=False, taper=(0.02, 0.02), wobble=0.1)
L([(626, 444), (700, 420), (726, 410)], '2B', 0.6)
# basket: wicker stakes and weavers going over and under
bk = g.poly(BASKET)
g.shade(bk, 0.32, 0, '2B', 8, pressure=0.24, finish=False)
stakes = []
for k in range(15):
    t = k / 14
    stakes.append([np.array(BASKET[0]) + (np.array(BASKET[1]) - BASKET[0]) * t, np.array(BASKET[3]) + (np.array(BASKET[2]) - BASKET[3]) * t])
g.strokes(stakes, '2B', 0.6, width=1.8, taper=(0.04, 0.04), wobble=0.2, smooth=False)
weav = []
for j, y in enumerate(np.arange(410, 505, 8.5)):
    xs = np.linspace(1020 + (y - 398) * 0.13, 1190 - (y - 398) * 0.09, 15)
    for i in range(len(xs) - 1):
        up = (i + j) % 2
        weav.append([(xs[i], y), ((xs[i] + xs[i + 1]) / 2, y + (-2.5 if up else 2.5)), (xs[i + 1], y)])
g.strokes(weav, '2B', 0.6, width=2.0, taper=(0.15, 0.15), wobble=0.2)
g.hatch(bk * g.linear((1100, 400), (1185, 500)), 0.7, 70, '4B', 3.4, (16, 30), (0, 30), finish=False)
g.strokes([offset([BASKET[0], BASKET[1]], 3)], '4B', 0.8, width=6, taper=(0.05, 0.05))                         # rolled rim
del bk
# baguette: crust tone built in two passes along the loaf, darker underside, ends browner, pale scoring slashes
bm = g.band(BAGUETTE, 34)
crust = 0.38 + 0.5 * g.linear(offset(BAGUETTE, -17)[0], offset(BAGUETTE, 17)[0])
g.shade(bm, crust * 0.8, angle=-27, grade='2B', width=6, pressure=0.32, finish=False)
for f0 in (0.0, 1.3):
    g.contour_hatch([offset(BAGUETTE, f) for f in np.arange(-15.5 + f0, 16, 2.6)], bm, crust, '2B', 0.85, finish=False, taper=(0.05, 0.08))
g.smudge(bm, 0.5, 1.5, finish=False)
for k in range(5):
    t = 0.2 + k * 0.155
    c = np.array(BAGUETTE[0]) + (np.array(BAGUETTE[1]) - BAGUETTE[0]) * t
    g.lift(g.ellipse(c[0] - 2, c[1] - 1, 19, 5, rot=-62, feather=1.5), 0.8)
    L(g.circle_pts(c[0], c[1], 20, 5.5, 20, 160, rot=-62), '4B', 0.75)
L(offset(BAGUETTE, 16.5), '4B', 0.7, smooth=False)
del bm, crust
# flowers: paper cone with folds, three tulips, stems and leaves
g.hatch(g.poly(CONE), 0.3 * g.linear((1090, 400), (1160, 470)) + 0.05, 64, 'HB', 4, (20, 40), (0,), finish=False)
L([(1108, 394), (1124, 472)], 'H', 0.55); L([(1142, 390), (1128, 470)], 'H', 0.5)
for (fx, fy, rot) in FLOWERS:
    a = np.deg2rad(rot); up = np.array([np.sin(a), -np.cos(a)]); rt = np.array([np.cos(a), np.sin(a)])
    c = np.array([fx, fy])
    L([c - up * 20, c - up * 30 + rt * (1126 - fx) * 0.2, np.array([fx + (1126 - fx) * 0.6, 392])], '2B', 0.6)
    head = g.ellipse(fx, fy, 16, 22, rot)
    g.hatch(head, 0.3 + 0.45 * g.linear(c - rt * 14 - up * 10, c + rt * 14 + up * 10), 70 + rot, '2B', 3.0, (12, 24), (0, 0, 60), finish=False)
    petal = [c - rt * 16 - up * 2, c - rt * 11 + up * 22, c - rt * 4 + up * 12, c + up * 24, c + rt * 4 + up * 12, c + rt * 11 + up * 22, c + rt * 16 - up * 2]
    L(petal, '2B', 0.7)
    L([c - rt * 16 - up * 2, c - up * 16 - rt * 8, c - up * 22, c - up * 16 + rt * 8, c + rt * 16 - up * 2], '2B', 0.7)
    L([c - rt * 4 + up * 12, c - rt * 2 - up * 10], 'HB', 0.5)
for lf in ([(1102, 396), (1070, 344), (1080, 296)], [(1150, 392), (1190, 338), (1184, 296)]):
    L(lf, 'HB', 0.6)
    L([lf[0], ((lf[1][0] + lf[2][0]) / 2 + 10 * np.sign(lf[1][0] - 1126), lf[1][1] + 6), lf[2]], 'HB', 0.5)
# bell
g.hatch(g.ellipse(962, 380, 11, 8), 0.5, 50, '2B', 3, (10, 18), finish=False)
L(g.circle_pts(962, 380, 11, 8, 180, 360), '2B', 0.7)
L([(951, 381), (973, 381)], '2B', 0.7, smooth=False)
# sign, plate and house-number lettering
g.hatch(g.ellipse(*SIGN) * (1 - g.ellipse(1372, 238, 40, 17, -8)), 0.28, 60, 'HB', 3.6, (20, 40), (0, 0), finish=False)
g.hatch(g.ellipse(1372, 238, 40, 17, -8), 0.5 + 0.35 * g.linear((1372, 222), (1372, 256)), 0, '2B', 3.0, (20, 40), finish=False)
for k in range(3):
    cxk = 1352 + k * 20
    g.erase([(cxk - 7, 241), (cxk + 7, 232)], 2.6, 0.8)
g.hatch(g.rect(PLATE[0] + 4, PLATE[3] + 1, PLATE[2] + 6, PLATE[3] + 7), 0.7, 0, '2B', 2.8, (30, 60))
L([(PLATE[0] + 6, PLATE[1] + 6), (PLATE[2] - 6, PLATE[1] + 6), (PLATE[2] - 6, PLATE[3] - 6), (PLATE[0] + 6, PLATE[3] - 6)], 'H', 0.5, smooth=False, closed=True)
g.write('VIA DEL MULINO', (PLATE[0] + PLATE[2]) / 2, (PLATE[1] + PLATE[3]) / 2 + 1, 17, '2B', 0.75, font='serif', anchor='mm')
L(g.circle_pts(312, 488, 16, 20), 'HB', 0.6, closed=True)
g.write('7', 312, 489, 24, '2B', 0.8, font='serif', anchor='mm')
L(g.circle_pts(172, 500, 7, 7), '2B', 0.75, closed=True)                                                # door knob
# cobbles: irregular rows of rounded stones, a tone on each, dark joints, lit tops
cob = np.zeros((H, W), np.float32)
outlines = []
for row, y in enumerate([896, 924, 956, 994, 1038]):
    hgt = 25 + row * 8; x = -30 - rng.uniform(0, 40)
    while x < W + 20:
        wdt = hgt * rng.uniform(1.25, 2.0)
        cx_, cy_ = x + wdt / 2, y + hgt / 2 + rng.normal(0, 2)
        tt = np.linspace(0, 2 * np.pi, 10)[:-1]
        sq = np.sign(np.cos(tt)) * np.abs(np.cos(tt)) ** 0.7, np.sign(np.sin(tt)) * np.abs(np.sin(tt)) ** 0.7   # squarish
        q = np.stack([cx_ + wdt * 0.47 * sq[0] * (1 + 0.07 * rng.normal(size=9)), cy_ + hgt * 0.44 * sq[1] * (1 + 0.07 * rng.normal(size=9))], 1)
        pts = spline(np.vstack([q, q[:1]]), 6)
        if not ((cx_ < 700 or cx_ > 1450) and cy_ > 965):           # keep the margin clear for notes and swatches
            outlines.append(pts)
        x += wdt + rng.uniform(3, 11)
im = Image.new('L', (W, H), 0); dr = ImageDraw.Draw(im)
for pts in outlines: dr.polygon([tuple(map(float, p)) for p in pts], fill=255)
cob = blur(np.asarray(im, np.float32) / 255, 0.8)
del im, dr
street = g.rect(-5, CURB + 18, W + 5, H + 5) * (1 - g.rect(-5, 968, 720, H + 5, 18)) * (1 - g.rect(1450, 968, W + 5, H + 5, 18))
low_r = blur(shift(1 - cob, -9, -7), 4) * cob                     # the lower right of each stone turns from the light
g.shade(cob * street, 0.22 + 0.5 * low_r, angle=-15, grade='2B', width=8, pressure=0.26)
g.hatch(cob * street, 0.15 + 0.55 * low_r, -25, 'HB', 3.8, (14, 26), (0, 0, 60))
g.hatch((1 - cob) * street, 0.62, 40, '2B', 3.4, (12, 24), (0, 0, -50))
for pts in outlines:
    L(pts, 'HB', 0.5, lost=0.25, fade=0.12)
g.lift(blur(shift(cob, 4, 4) * (1 - shift(cob, 7, 7)) * cob, 1.5) * street, 0.5)   # top-left rims catch the light
del cob, low_r
# a sparrow on the sidewalk has found the crumbs that fell from the baguette
SP, K = np.array([1302.0, 838.0]), 1.4
sp = lambda dx, dy: SP + K * np.array([dx, dy], np.float32)
body = g.ellipse(*sp(0, 0), 24 * K, 14 * K, rot=-12)
head = g.ellipse(*sp(-22, -12), 10 * K, 9 * K)
tail = g.poly([sp(18, -6), sp(44, -16), sp(46, -8), sp(20, 6)])
bird = np.clip(body + head + tail, 0, 1)
g.hatch(bird, 0.35 + 0.45 * g.linear(sp(-10, -14), sp(10, 14)), 30, '2B', 3.0, (10, 20), (0, 0, 70), finish=False)
del bird, body, head, tail
g.hatch(g.ellipse(*sp(4, -3), 15 * K, 8 * K, rot=-18), 0.85, -20, '4B', 2.8, (8, 14), (0, 0), finish=False)   # wing
g.strokes([[sp(-4 + 5 * k, -8), sp(10 + 5 * k, -2)] for k in range(4)], '6B', 0.7, width=1.6)                # wing bars
g.lift(g.ellipse(*sp(-8, 7), 13 * K, 5 * K, rot=-10, feather=3), 0.6)                                        # pale breast
g.hatch(g.ellipse(*sp(-22, -16), 8 * K, 5 * K), 0.8, 10, '4B', 2.6, (6, 12), (0, 0), finish=False)          # dark cap
L(np.vstack([g.circle_pts(*sp(-22, -12), 10 * K, 9 * K, 150, 330), [sp(8, -14)], [sp(44, -16)], [sp(46, -8)],
             [sp(20, 8)], [sp(-6, 12)], [sp(-24, -4)]]), '2B', 0.75)
L([sp(-31, -14), sp(-40, -11), sp(-31, -8)], '4B', 0.85, smooth=False)                                      # beak
g.strokes([[sp(-24, -14)]], '8B', 1.0, width=4.0)                                                             # eye
for dx in (-4, 6):
    L([sp(dx, 12), sp(dx - 3, 24), sp(dx - 9, 26)], '4B', 0.75, smooth=False)
g.shade(g.ellipse(*sp(4, 27), 30 * K, 4 * K, feather=3) * open_, 0.6, 0, '4B', 5, pressure=0.35, finish=False)
for (cx_, cy_, r_) in [(1240, 866, 3.2), (1229, 860, 2.4), (1254, 872, 2.8), (1217, 868, 2)]:
    L(g.circle_pts(cx_, cy_, r_ * 1.3, r_), 'HB', 0.65, closed=True)
g.stage('details')
tick('details')

# ===================================================================== 9. margins
g.write('Via del Mulino, 8:10 - the bread run', 64, 990, 30, 'HB', 0.75)
g.write('2 . X', 66, 1034, 26, 'HB', 0.65)
g.value_scale(1478, 980, w=56, h=34, gap=8, label_size=22)
g.fingerprint(1852, 64, 25, rot=-30, amount=0.3)                        # where the sheet was held
g.smear([(1400, 1070), (1700, 1052), (1900, 1062)], 70, 0.05)
tick('margins')

g.save(out, stages_dir=stages)
tick('saved')
print('saved', out)
